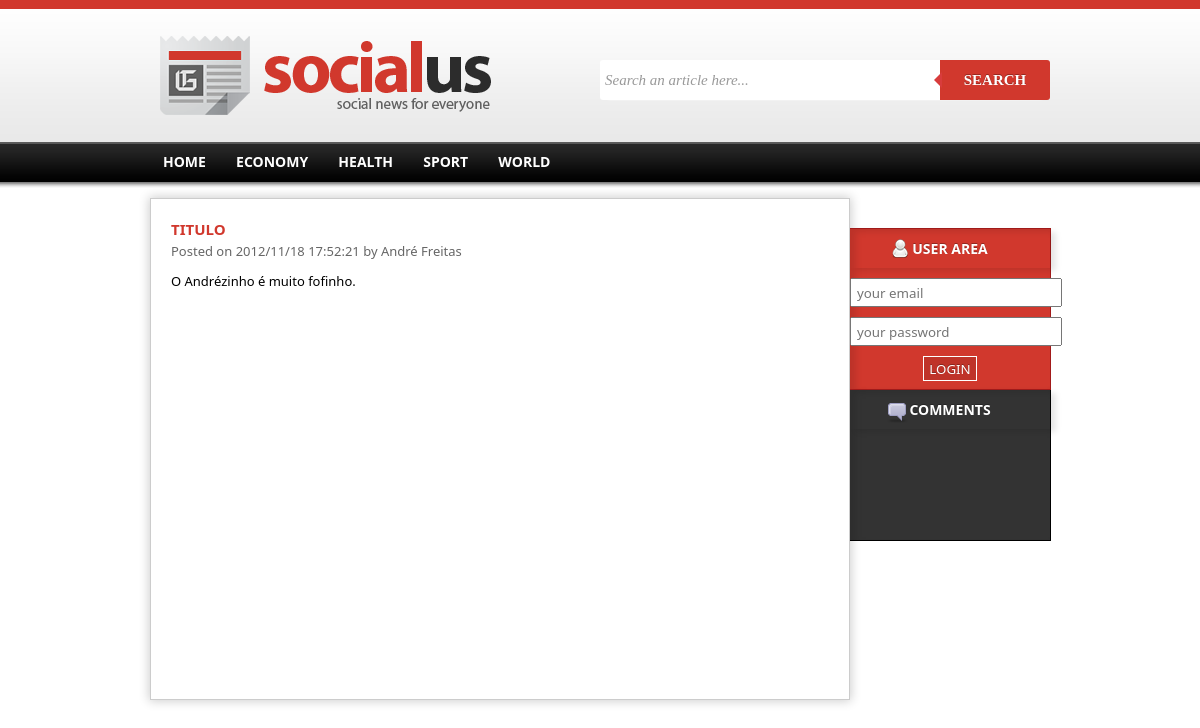
/article.php?url=titulo, run on the app's committed database.
### tables this page shows
CREATE TABLE news(
	id integer primary key autoincrement,
	title text,
	thumbnail text,
	datePosted date,
	content text,
	userId integer,
	categoryId integer,
	url text,
	foreign key(userId) references user(id),
	foreign key(categoryId) references category(id)
);

CREATE TABLE user(
	id integer primary key autoincrement,
	name text,
	email text,
	password text,
	privilegeId integer,
	picture text,
	foreign key(privilegeId) references privilege(id)
);

### config.php (called while the page is built, shortened)
<?php
	$_database='server.db';
?>

### datacontroller.php (called while the page is built, shortened)
<?php
include_once './config.php';
class DataController{
	protected $dataBase;
	public function __construct($dataBase){
		$dbPath='sqlite:'.DBPATH.$dataBase;
		$this->dataBase = new PDO($dbPath);
	}
	public function getNewsAuthor($newsId){
		$authorid=$this->dataBase->query('SELECT userid FROM news where id='.$newsId);
		$authorid=$authorid->fetch(PDO::FETCH_ASSOC);
		$author=$this->dataBase->query('SELECT * from user where id='.$authorid['userId']);
		return $author->fetch(PDO::FETCH_ASSOC);
	}
	public function getNewsByUrl($url){
		$news=$this->dataBase->query('SELECT * FROM news where url=\''.$url.'\'');
		$news=$news->fetch(PDO::FETCH_ASSOC);
		return $news;
	}
};
$data=new DataController($_database);
?>

### article.php (the view, shortened to what this page needs)
<?php
	include_once  'dataprint.php';
	include_once  'datacontroller.php';
?>
<!DOCTYPE html>
<html>
	<head>
        <link href="css/template.css" rel="stylesheet" type="text/css">
    </head>
    <body>
    	<div id="header">
        	<div class="container">
            	<div class="logoContainer">
                	<img src="imgs/logo.png" alt="Socialus - social news for everyone" class="logo"/>
                </div>
                <div class="searchContainer">
                    <form class="search-form cf">
                        <input type="text" placeholder="Search an article here..." required>
                        <button type="submit">Search</button>
                    </form>
                </div>
            </div>
        </div>
        <div id="menu">
        	<div class="container">
                <ul>
                    <li><a href="index.php">Home</a></li>
                 </ul>
            </div>
        </div>
        <div id="main">
        	<div class="container">
            	<div class="news">
                <div class="article">
				<?php
					$news=$data->getNewsByUrl($_GET['url']);
					echo "<h1>".$news['title']."</h1>";
					$datetime= new DateTime($news['datePosted']);
					$author= $data->getNewsAuthor($news['id']);
					echo "<span class=\"info\"> Posted on ".$datetime->format('Y/m/d H:i:s')." by ".$author['name']."</span>";
					echo "<div class=\"entry\"> ".$news['content']."</div>";
				?>
				</div>
                </div>
                <div class="sidebar">
                	        	<div class="user">
                    	<h3>User Area</h3>
                        <?php
						if(!isset($_SESSION['user'])){ ?>
                        <form action="login.php" method="post" class="login">
                        	<input type="text" name="email" placeholder="your email" class="email"/>
                            <input type="password" name="password" placeholder="your password" class="password"/>
                            <input type="submit" class="button" value="Login"/>
                        </form>
                        <?php } ?>
                    </div>
                    <div class="comments">
                    	<h3>Comments</h3>
                    </div>
                </div>
            </div>
        </div>
    </body>
</html>

### css/template.css (style rules this page uses)
* { margin:0; padding:0; font-family: "Segoe UI"; }
#header { margin:0 auto; background:url(../imgs/headerbg.png) repeat-x; height:142px; }
.logo { margin-top: 30px; }
#menu { margin:0 auto; background:url(../imgs/menubar.png) repeat-x; height:46px; color:#ffffff; }
#menu ul { list-style-type: none ; padding-top:8px; }
#menu li { display:inline; text-transform:uppercase; font-weight:bold; font-size:14px; background-position: 0px 1px; padding-left:5px; padding-right:5px; }
#menu li a:link, a:visited { color:#ffffff; text-decoration:none; padding:3px 8px 3px 8px; }
#menu ul>li:first-child { background:none; }
.container { margin:0 auto; width:900px; }
.cf:before, .cf:after { content:""; display:table; }
.cf:after { clear:both; }
.cf { zoom:1; }
.search-form { width: 450px; background: #444; border-radius: 10px; box-shadow: 0 1px 1px rgba(0,0,0,.4) inset, 0 1px 0 rgba(255,255,255,.2); }
.search-form input { width: 330px; height: 20px; padding: 10px 5px; float: left; font: bold 15px 'lucida sans', 'trebuchet MS', 'Tahoma'; border: 0; background: #fff; border-radius: 3px 0 0 3px; }
.search-form button { overflow: visible; position: relative; float: right; border: 0; padding: 0; cursor: pointer; height: 40px; width: 110px; font: bold 15px/40px 'lucida sans', 'trebuchet MS', 'Tahoma'; color: #fff; text-transform: uppercase; background: #d1382d; border-radius: 0 3px 3px 0; text-shadow: 0 -1px 0 rgba(0, 0 ,0, .3); }
.search-form button:before { content: ''; position: absolute; border-width: 8px 8px 8px 0; border-style: solid solid solid none; border-color: transparent #d83c3c transparent; top: 12px; left: -6px; }
.logoContainer { margin:0 auto; float: left; width:350px; }
.searchContainer { padding-top:60px; margin:0 auto; float: right; }
#main { margin-top:10px; }
.news { margin:0 auto; float:left; width: 698px; min-height:500px; border:solid 1px #CCC; box-shadow: 0px 0px 10px 1px rgba(0, 0, 0, .2); }
.sidebar { margin:0 auto; float:left; width: 200px; min-height:500px; padding-top:30px; }
.user { width: 200px; height: 160px; background: #d1382d; box-shadow: 6px 3px 6px rgba(0,0,0,0.1) inset; border:solid 1px #a21a1a; border-left:none; color:#fff; }
.user h3 { text-transform:uppercase; background:url(../imgs/user.png) no-repeat; text-shadow: 0 -1px 0 rgba(0, 0 ,0, .3); background-position:40px 10px; font-weight:bold; font-size:14px; color:#ffffff; text-align:center; padding-top:10px; padding-bottom:10px; box-shadow: 6px 3px 6px rgba(0,0,0,0.1); }
.comments { width: 200px; height: 150px; background: #333; box-shadow: 6px 3px 6px rgba(0,0,0,0.1) inset; border:solid 1px #000000; border-top:none; border-left:none; }
.comments h3 { text-transform:uppercase; background:url(../imgs/comments.png) no-repeat; text-shadow: 0 -1px 0 rgba(0, 0 ,0, .3); background-position:35px 10px; font-weight:bold; font-size:14px; color:#ffffff; text-align:center; padding-top:10px; padding-bottom:10px; box-shadow: 6px 3px 6px rgba(0,0,0,0.1); }
.entry { height:130px; }
.article { padding:20px; }
.article h1 { color:#d1382d; text-transform:uppercase; font-size:15px; font-weight:bold; }
.article .info { font-size:13px; color:#666; }
.article .entry { font-size:13px; margin-top:10px; text-align:justify; line-height:20px; }
.login { text-align:center; }
.login input { margin-top:10px; height:25px; padding-left:5px; padding-right:5px; }
.user .button { background:#bf3329; color:#fff; border:solid 1px #fff; text-shadow: 0 -1px 0 rgba(0, 0 ,0, .3); text-transform:uppercase; padding-left:5px; padding-right:5px; }

### data on the page
news: title "TITULO", datePosted "2012/11/18 17:52:21", content "O Andrézinho é muito fofinho."
user: name "André Freitas"

### other printed values
$row "ECONOMY"
$row "HEALTH"
$row "SPORT"
$row "WORLD"
